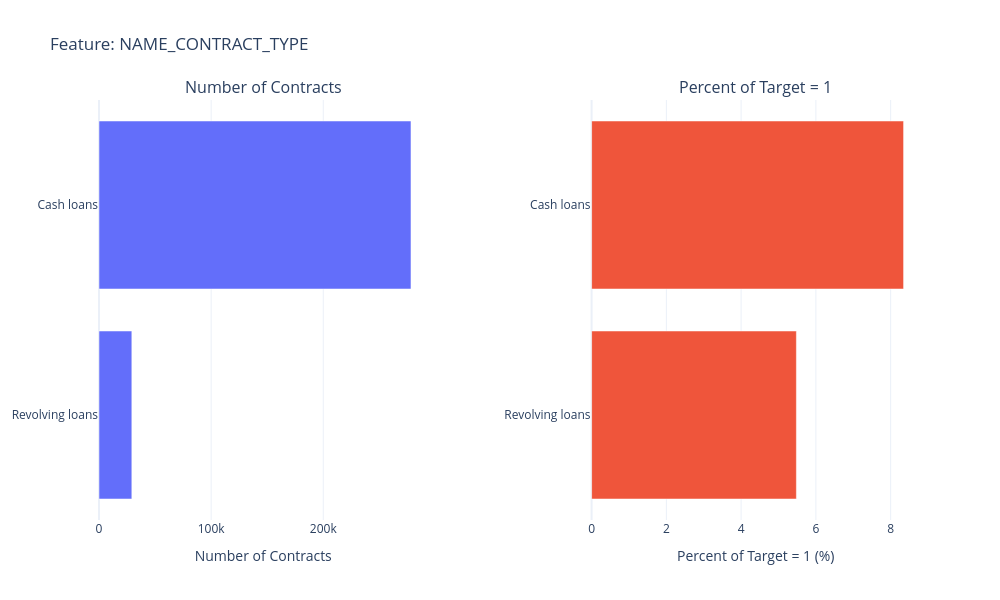

Notebook code cell kept with this figure:
### Markdown cell above
### Applications
**Loan types**

Let's see the type of the loans taken and also, on a separate plot, the percent of the loans (by type of the loan) with TARGET value 1 (not returned loan).

### Code cell
plot_stats('NAME_CONTRACT_TYPE')

### Figure 1 — Plotly figure (JSON) as saved in the notebook; plotly's stock layout.template omitted (floating-point values rounded to 4 significant figures)
{"data": [{"orientation": "h", "type": "bar", "x": [29279, 278232], "xaxis": "x", "y": ["Revolving loans", "Cash loans"], "yaxis": "y"}, {"orientation": "h", "type": "bar", "x": [5.478, 8.346], "xaxis": "x2", "y": ["Revolving loans", "Cash loans"], "yaxis": "y2"}], "layout": {"annotations": [{"font": {"size": 16}, "showarrow": false, "text": "Number of Contracts", "x": 0.2, "xanchor": "center", "xref": "paper", "y": 1, "yanchor": "bottom", "yref": "paper"}, {"font": {"size": 16}, "showarrow": false, "text": "Percent of Target = 1", "x": 0.8, "xanchor": "center", "xref": "paper", "y": 1, "yanchor": "bottom", "yref": "paper"}], "height": 600, "showlegend": false, "title": {"text": "Feature: NAME_CONTRACT_TYPE"}, "width": 1000, "xaxis": {"anchor": "y", "domain": [0, 0.4], "title": {"text": "Number of Contracts"}}, "xaxis2": {"anchor": "y2", "domain": [0.6, 1], "title": {"text": "Percent of Target = 1 (%)"}}, "yaxis": {"anchor": "x", "domain": [0, 1]}, "yaxis2": {"anchor": "x2", "domain": [0, 1]}}}
